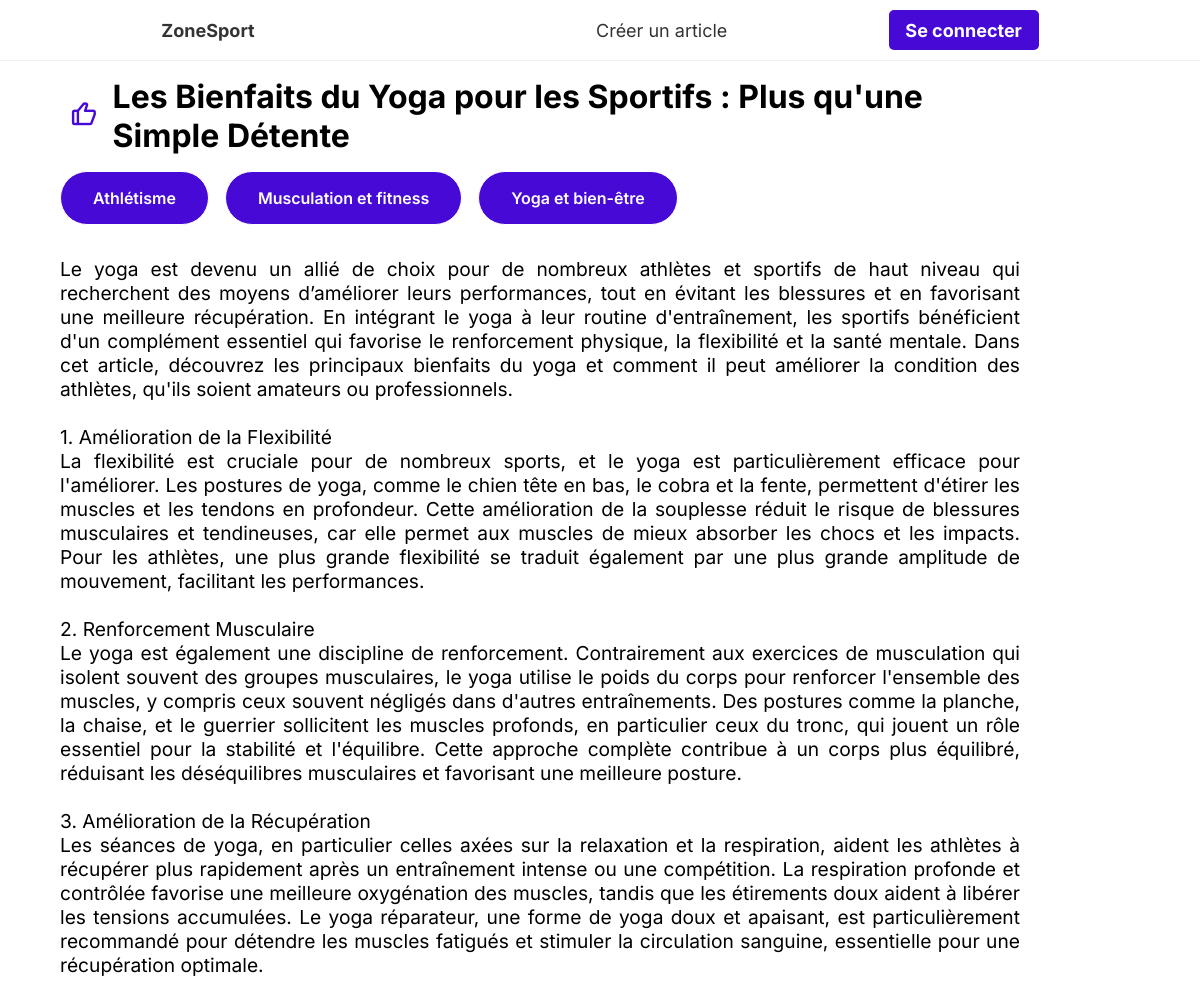
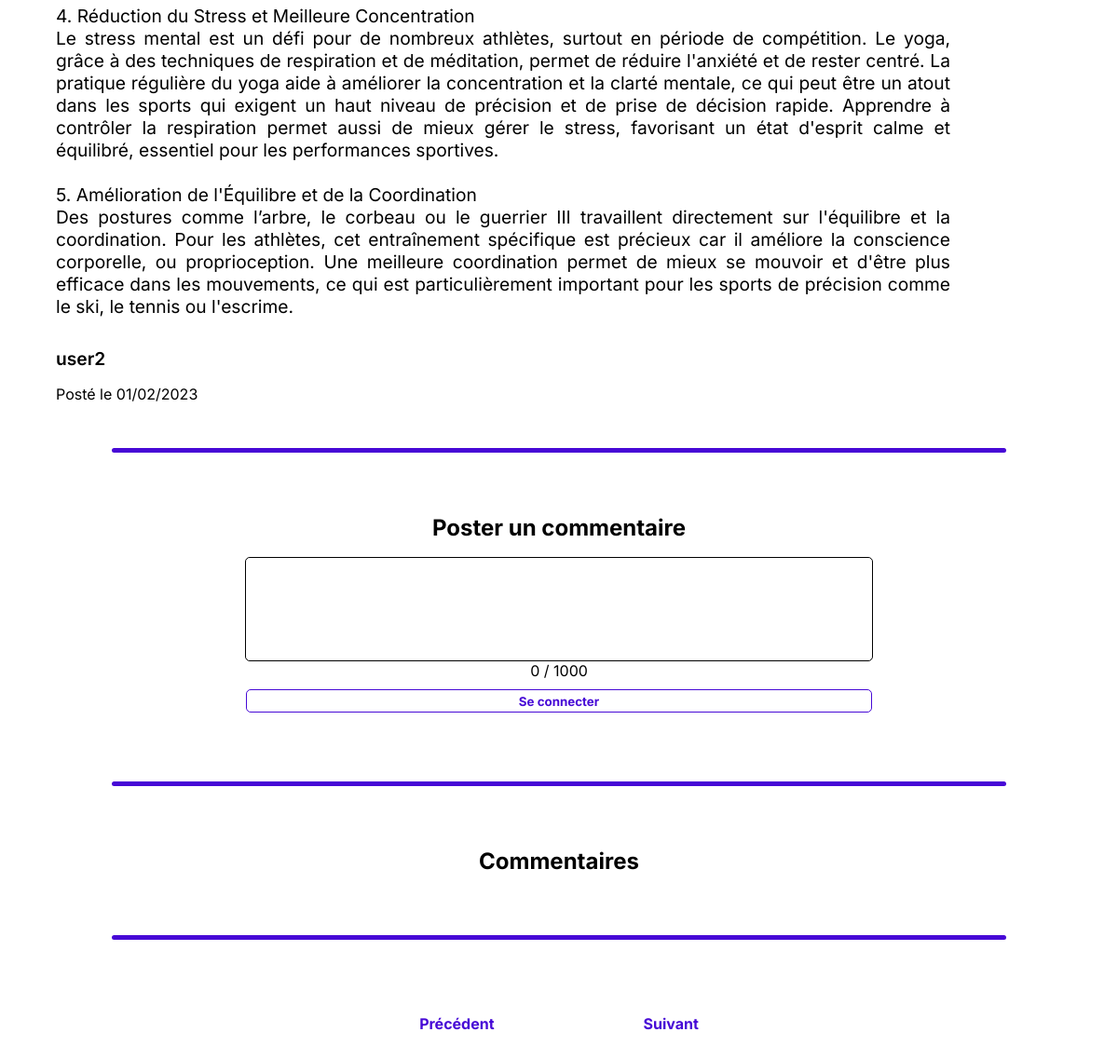
/src/pages/article.php?id=17, run on the app's committed database (2 pictures, top to bottom).
### tables this page shows
CREATE TABLE IF NOT EXISTS `article` (
  `id_article` int NOT NULL AUTO_INCREMENT,
  `title` varchar(100) NOT NULL,
  `text` varchar(4000) NOT NULL,
  `id_author` int NOT NULL,
  `creation_date` date NOT NULL,
  PRIMARY KEY (`id_article`),
  KEY `fk_article_author` (`id_author`)
);

CREATE TABLE IF NOT EXISTS `article_categories` (
  `id_article` int NOT NULL,
  `id_category` int NOT NULL,
  PRIMARY KEY (`id_article`,`id_category`),
  KEY `fk_article_categories_category` (`id_category`)
);

CREATE TABLE IF NOT EXISTS `category` (
  `id_category` int NOT NULL AUTO_INCREMENT,
  `name_category` varchar(25) NOT NULL,
  PRIMARY KEY (`id_category`),
  UNIQUE KEY `name_category` (`name_category`)
);

CREATE TABLE IF NOT EXISTS `user` (
  `id_user` int NOT NULL AUTO_INCREMENT,
  `pseudo` varchar(30) NOT NULL,
  `email` varchar(255) NOT NULL,
  `password` varchar(65) NOT NULL,
  `userType` enum('simpleUser','admin') NOT NULL DEFAULT 'simpleUser',
  PRIMARY KEY (`id_user`),
  UNIQUE KEY `pseudo` (`pseudo`),
  UNIQUE KEY `email` (`email`)
);

### src/pages/article.php (the view, shortened to what this page needs)
<?php
    require_once('../utils/functions.php');
    require_once('../includes/header.php');
    if (isset($_GET['id']) && is_numeric($_GET['id']) && $_GET['id'] >= 0) {
        $article = selectArticle($_SESSION['lastArticle']);
    } else {
        die("<div class=\"error-container\"><p>URL invalide</p><a href=\"./catalog.php?id=1\">Revenir à l'accueil</a></div>");
    }
    $creator = selectUser($article["id_author"]);
    $categories = selectCategories($_SESSION['lastArticle']);
    $previousArticle = selectPreviousArticle($_SESSION['lastArticle']);
    $nextArticle = selectNextArticle($_SESSION['lastArticle']);
?>
    <main class="article-main">
        <div class="article-container">
            <div>
                <form class="form-like" method="POST">
                <?php
                    if(isConnected()) {
                        if(isLiked($_GET['id'])) {
                            echo "<button type='submit' title='Retirer mon like' class='like-article-button' name='likeButton' value='unlike'><i class='bx bxs-like'></i></button>";
                        } else {
                            echo "<button type='submit' title='Ajouter mon like' class='like-article-button' name='likeButton' value='like'><i class='bx bx-like'></i></button>";
                        }
                    } else {
                        echo "<button type='submit' title='Ajouter mon like' class='like-article-button' name='likeButton' value='connectAndLike'><i class='bx bx-like'></i></button>";
                    }
                ?>
                </form>
                <h1><?php echo $article['title'] ; ?></h1>
            </div>
            <div class="pastilles-container">
                <?php
                    for ($i = 0; $i < sizeof($categories); $i++) {
                        echo '<div class="pastille-category"><span>'.$categories[strval($i)][$GLOBALS['db']['tables']['CATEGORIES']['fields']['NAME']].'</span></div>';
                    }
                ?>
            </div>
            <p class="article-text"><?php echo nl2br(htmlspecialchars($article[$GLOBALS['db']['tables']['ARTICLES']['fields']['TEXT']]))?></p>
            <p class="article-creator"><?php echo $creator[$GLOBALS['db']['tables']['USERS']['fields']['PSEUDO']]; ?></p>
            <p class="article-date">
                Posté le <?php echo formatDate($article[$GLOBALS['db']['tables']['ARTICLES']['fields']['DATE']]); ?>
            </p>
        </div>
        <div class="section-separator"></div>
        <div class="commentaires-container">
            <form class="form-new-commentaire" method="POST">
                <label class="new-commentaire-label" for="commentText"><h2>Poster un commentaire</h2></label>
                <textarea id="textarea" class="new-commentaire-text" oninput="updateCharacterCount(1000)" maxlength='1000' name="commentText"><?php echo (isset($commentText) && !empty($commentText) ? $commentText : "" ) ?></textarea>
                <div id="characterCount"></div>
                <button type="submit" class="new-commentaire-submit-button"><?php echo (empty($_SESSION["currentUser"]) ? "Se connecter" : "Envoyer le commentaire"); ?></button>
            </form>
            <div class="section-separator"></div>
            <h2>Commentaires</h2>
        </div>
        <div class="section-separator"></div>
        <div class="page-switch-container">
            <?php if (!empty($previousArticle)) { ?>
                <a href="article.php?id=<?php echo $previousArticle[$GLOBALS['db']['tables']['ARTICLES']['fields']['ID']] ?>">
                    <span class="page-switch-text">Précédent</span>
                </a>
            <?php } ?>
            <?php if (!empty($nextArticle)) { ?>
                <a href="article.php?id=<?php echo $nextArticle[$GLOBALS['db']['tables']['ARTICLES']['fields']['ID']] ?>">
                    <span class="page-switch-text">Suivant</span>
                </a>
            <?php } ?>
        </div>
    </main>
<?php
    require_once('../includes/footer.php');
?>

### src/utils/functions.php (shortened to what this page needs)
<?php
function getConnection() {
    $connexion = new PDO("mysql:host=".$GLOBALS['db']['host'].";dbname=".$GLOBALS['db']['name'].";charset=utf8", $GLOBALS['db']['username'], $GLOBALS['db']['password']);
    $connexion->setAttribute(PDO::ATTR_ERRMODE, PDO::ERRMODE_EXCEPTION);
    return $connexion;
}
function isConnected() {
    return isset($_SESSION['currentUser']) && !empty($_SESSION['currentUser']);
}
function formatDate($date) {
    $date_formatee = date("d/m/Y", strtotime($date));
    echo $date_formatee;
}
function selectUser($id_user) {
    try {
        $connexion = getConnection();
        $sql = "SELECT * FROM ".$GLOBALS['db']['tables']['USERS']['name']." WHERE ".$GLOBALS['db']['tables']['USERS']['fields']['ID']."=:id_user";
        $stmt = $connexion->prepare($sql);
        $stmt->bindParam(':id_user', $id_user);
        $stmt->execute();
        $user = $stmt->fetch(PDO::FETCH_ASSOC);
    } catch (PDOException $e) {
        die('Erreur PDO : ' . $e->getMessage());
    } catch (Exception $e) {
        die('Erreur Générale : ' . $e->getMessage());
    }
    return $user;
}
function selectArticle($id_article) {
    try {
        $connexion = getConnection();
        $sql = "SELECT * FROM ".$GLOBALS['db']['tables']['ARTICLES']['name']." WHERE ".$GLOBALS['db']['tables']['ARTICLES']['fields']['ID']."=:id_article";
        $stmt = $connexion->prepare($sql);
        $stmt->bindParam(':id_article', $id_article);
        $stmt->execute();
        $article = $stmt->fetch(PDO::FETCH_ASSOC);
    } catch (PDOException $e) {
        die('Erreur PDO : ' . $e->getMessage());
    } catch (Exception $e) {
        die('Erreur Générale : ' . $e->getMessage());
    }
    return $article;
}
function selectPreviousArticle($id_article) {
    try {
        $connexion = getConnection();
        $sql = "SELECT * FROM ".$GLOBALS['db']['tables']['ARTICLES']['name']." WHERE ".$GLOBALS['db']['tables']['ARTICLES']['fields']['ID']."<:id_article ORDER BY ".$GLOBALS['db']['tables']['ARTICLES']['fields']['ID']." DESC LIMIT 1";
        $stmt = $connexion->prepare($sql);
        $stmt->bindParam(':id_article', $id_article);
        $stmt->execute();
        $article = $stmt->fetch(PDO::FETCH_ASSOC);
    } catch (PDOException $e) {
        die('Erreur PDO : ' . $e->getMessage());
    } catch (Exception $e) {
        die('Erreur Générale : ' . $e->getMessage());
    }
    return $article;
}
function selectNextArticle($id_article) {
    try {
        $connexion = getConnection();
        $sql = "SELECT * FROM ".$GLOBALS['db']['tables']['ARTICLES']['name']." WHERE ".$GLOBALS['db']['tables']['ARTICLES']['fields']['ID'].">:id_article ORDER BY ".$GLOBALS['db']['tables']['ARTICLES']['fields']['ID']." ASC LIMIT 1";
        $stmt = $connexion->prepare($sql);
        $stmt->bindParam(':id_article', $id_article);
        $stmt->execute();
        $article = $stmt->fetch(PDO::FETCH_ASSOC);
    } catch (PDOException $e) {
        die('Erreur PDO : ' . $e->getMessage());
    } catch (Exception $e) {
        die('Erreur Générale : ' . $e->getMessage());
    }
    return $article;
}
function selectCategories($id_article) {
    try {
        $connexion = getConnection();
        $sql = "SELECT * FROM ".$GLOBALS['db']['tables']['CATEGORIES']['name']." AS c JOIN ".$GLOBALS['db']['tables']['ARTICLES_CATEGORIES']['name']." AS ac ON c.".$GLOBALS['db']['tables']['CATEGORIES']['fields']['ID']."=ac.".$GLOBALS['db']['tables']['ARTICLES_CATEGORIES']['fields']['CATEGORY']." WHERE ".$GLOBALS['db']['tables']['ARTICLES_CATEGORIES']['fields']['ARTICLE']."=:id_article";
        $stmt = $connexion->prepare($sql);
        $stmt->bindParam(':id_article', $id_article);
        $stmt->execute();
        $categories = $stmt->fetchAll(PDO::FETCH_ASSOC);
    } catch (PDOException $e) {
        die('Erreur PDO : ' . $e->getMessage());
    } catch (Exception $e) {
        die('Erreur Générale : ' . $e->getMessage());
    }
    return $categories;
}

### public/assets/css/global.css (style rules this page uses)
:root { --blanc: #fff; --gris: #333333; --primary: rgb(71, 9, 214); --size-navbar:60px; --section-separator-color: var(--primary); --error-redirect-text-color: var(--blanc); --error-redirect-text-color-hover: var(--primary); --error-redirect-background-color: var(--primary); --navbar-option-text-color-hover: var(--blanc); --navbar-option-background-color-hover: var(--primary); --button-text-color:var(--primary); --button-text-color-hover:var(--blanc); --button-bg-color:transparent; --button-bg-color-hover:var(--primary); --page-switch-color-text-color: var(--primary); --page-switch-color-text-color-hover: var(--blanc); --page-switch-color-background-hover: var(--primary); --pastille-category-text-color: var(--blanc); --pastille-category-text-color-hover: var(--primary); --pastille-category-background-color: var(--primary); --new-commentaire-submit-button-text-color: var(--primary); --new-commentaire-submit-button-text-color-hover: var(--blanc); }
* { margin:0; padding: 0; font-family: inter, arial, sans-serif; text-decoration: none; }
body { display : flex; justify-content: center; align-items: center; flex-direction: column; background-color: white; }
main { position: relative; display: flex; flex-direction: column; justify-content: center; align-items: center; min-height: calc(100vh - var(--size-navbar)); }
button { height: 25px; color: var(--primary); background-color: #FFFFFF; font-weight: bold; border: solid var(--primary) 1px; border-radius: 5px; transition: all ease 0.2s; cursor: pointer; }
h1 { margin: 20px; }
form { display: flex; flex-direction: column; width: 100%; }
form label { display: grid; margin-bottom: 10px; }
form button { margin-top: 10px; margin-bottom: 10px; }
input, textarea { font-size: 15px; padding: 5px; border-radius: 5px; border: 1px solid black; }
textarea { resize: none; }
a { color: #000; }
.article-list-container, .commentaires-container { display: flex; flex-direction: column; align-items: center; width: 80vw; }
.section-separator { width: 80vw; height: 5px; background-color: var(--section-separator-color); border-radius: 10px; margin: 3rem 0 3rem 0; }
.pastilles-container { display: flex; flex-direction: row; }
.pastille-category { width: fit-content; font-weight: 600; padding: 1rem 2rem; margin: 0 1rem 0 0; border-radius: 50px; border: solid 1px var(--blanc); color: var(--pastille-category-text-color); background-color: var(--pastille-category-background-color); transition: all ease 0.2s; cursor: pointer; }
.article-main { width: 90%; }
.article-container>div:first-of-type { display: flex; flex-direction: row; align-items: center; margin: 1rem 0 1rem 0; width: 100%; }
.article-container>div:first-of-type h1 { margin: 0; width: 80%; }
.form-like { display: flex; align-items: center; width: 50px; margin-right: 5px; }
.like-article-button { margin: 0; height: 100%; width: 100%; font-size: 1.8rem; border: none; }
.article-text { width: 80vw; font-size: 1.2rem; margin: 2rem 0 1rem 0 ; text-align: justify; }
.article-creator { font-size: 1.2rem; font-weight: 600; margin: 2rem 0 1rem 0; }
.commentaires-container h2 { margin: 1.1rem 0; }
.form-new-commentaire { width: inherit; display: flex; flex-direction: column; align-items: center; padding-bottom: 1rem; }
.new-commentaire-text { width: 69%; height: 100px; transition: all ease 0.4s; }
.new-commentaire-label { margin: 0; }
.new-commentaire-submit-button { width: 70%; }
.page-switch-container { display: flex; justify-content: center; align-items: center; flex-direction: row; margin: 2rem 0; }
.page-switch-container > * { margin: 0 2rem; }
.page-switch-text { font-weight: 700; padding: 1rem 3rem; color: var(--page-switch-color-text-color); transition: 0.4s all ease-in-out; }

### data on the page
article: title "Les Bienfaits du Yoga pour les Sportifs : Plus qu'une Simple Détente", text "Le yoga est devenu un allié de choix pour de nombreux athlètes et sportifs de haut niveau qui recherchent des moyens d’améliorer leurs performances, tout en évitant les blessures et en favorisant une meilleure récupération. En intégrant le yoga à leur routine d'entraînement, les sportifs bénéficient d'un complément essentiel qui favorise le renforcement physique, la flexibilité et la santé mentale. Dans cet article, découvrez les principaux bienfaits du yoga et comment il peut améliorer la condition des athlètes, qu'ils soient amateurs ou professionnels. 1. Amélioration de la Flexibilité La flexibilité est cruciale pour de nombreux sports, et le yoga est particulièrement efficace pour…", creation_date "01/02/2023"
article_categories: id_category.name_category "Athlétisme"
article_categories: id_category.name_category "Musculation et fitness"
article_categories: id_category.name_category "Yoga et bien-être"
user: pseudo "user2"
